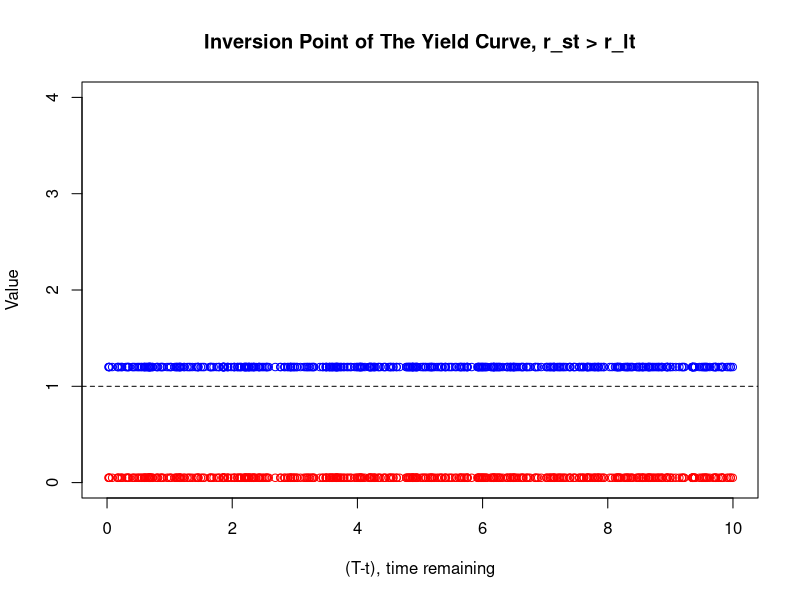
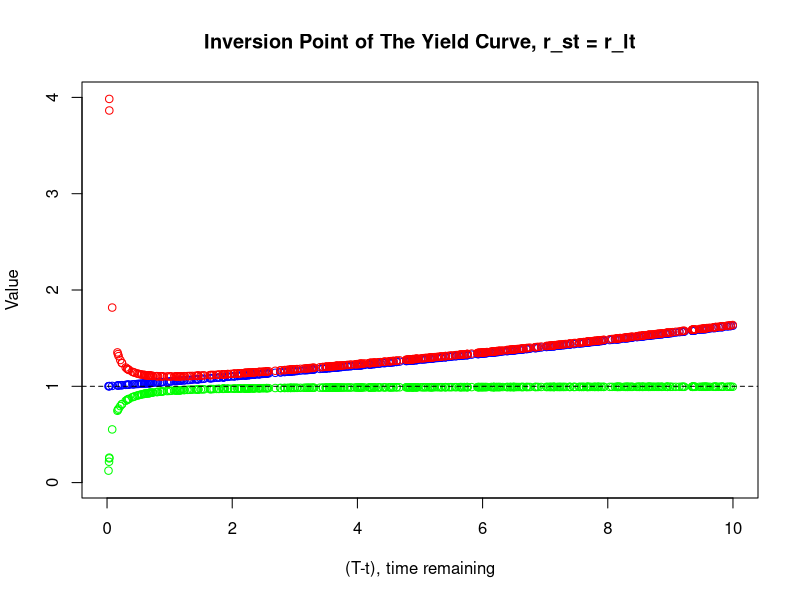
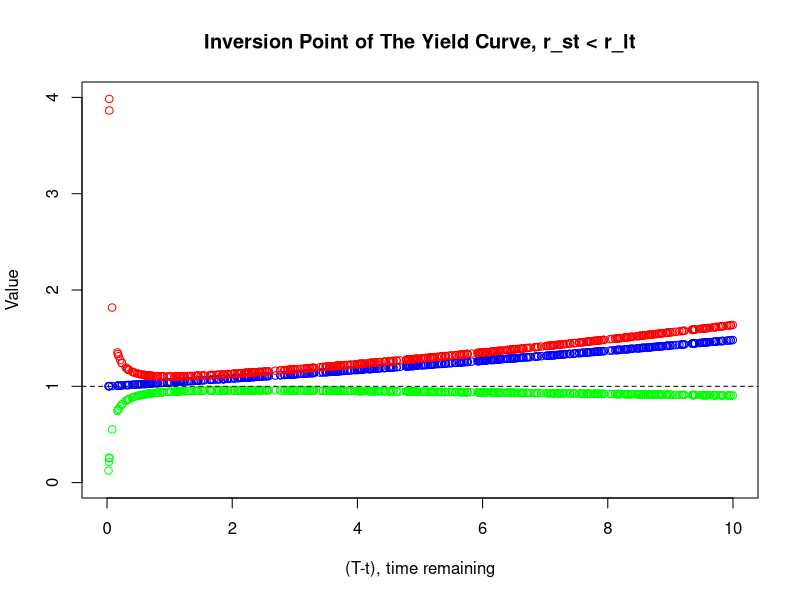

Source code (R) for these figures, in order:
setwd("C:\\Users\\trmcdade\\OneDrive\\Laptop\\Duke\\RA\\Proposals\\Summer 2019 Proposal")
x = runif(500, 0, 10)
y = runif(500, 0, 10)

# a = (1+0.06) ^ x
# b = (1+0.05) ^ (x + (1/x))
# a = (1 + 0.06) #short term yield
# b = (1 + 0.05) ^ ((x + 1)/x) #long term yield

a <- (100/(100/((1 + 0.06) ^ x))) ^ (1/x) - 1
b <- (100/(100/((1 + 0.05) ^ x))) ^ (1/x) - 1
q = a/b

head(a)
head(b)
head(q)
q[q > 1]
a
# png("stgtlt.png", width=5, height=5, units="in", family="serif", type="cairo", res=200)
plot(x, q, col = 'blue', 
     xlim = c(0,10), 
     ylim = c(0,4),
     xlab = '(T-t), time remaining', 
     ylab = 'Value', 
     main = 'Inversion Point of The Yield Curve, r_st > r_lt')
points(x, b, col = 'red')
# points(x, q, col = 'green')
abline(h = 1, lty = 2)
# dev.off()

a = (1+0.05) ^ x
b = (1+0.05) ^ (x + (1/x))
q = a/b

png("stetlt.png", width=5, height=5, units="in", family="serif", type="cairo", res=200)
plot(x, a, col = 'blue', 
     xlim = c(0,10), 
     ylim = c(0,4), 
     xlab = '(T-t), time remaining', 
     ylab = 'Value', 
     main = 'Inversion Point of The Yield Curve, r_st = r_lt')
points(x, b, col = 'red')
points(x, q, col = 'green')
abline(h = 1, lty = 2)
dev.off()

a = (1+0.04) ^ x
b = (1+0.05) ^ (x + (1/x))
q = a/b

png("stltlt.png", width=5, height=5, units="in", family="serif", type="cairo", res=200)
plot(x, a, col = 'blue', 
     xlim = c(0,10), 
     ylim = c(0,4), 
     xlab = '(T-t), time remaining', 
     ylab = 'Value', 
     main = 'Inversion Point of The Yield Curve, r_st < r_lt')
points(x, b, col = 'red')
points(x, q, col = 'green')
abline(h = 1, lty = 2)
dev.off()